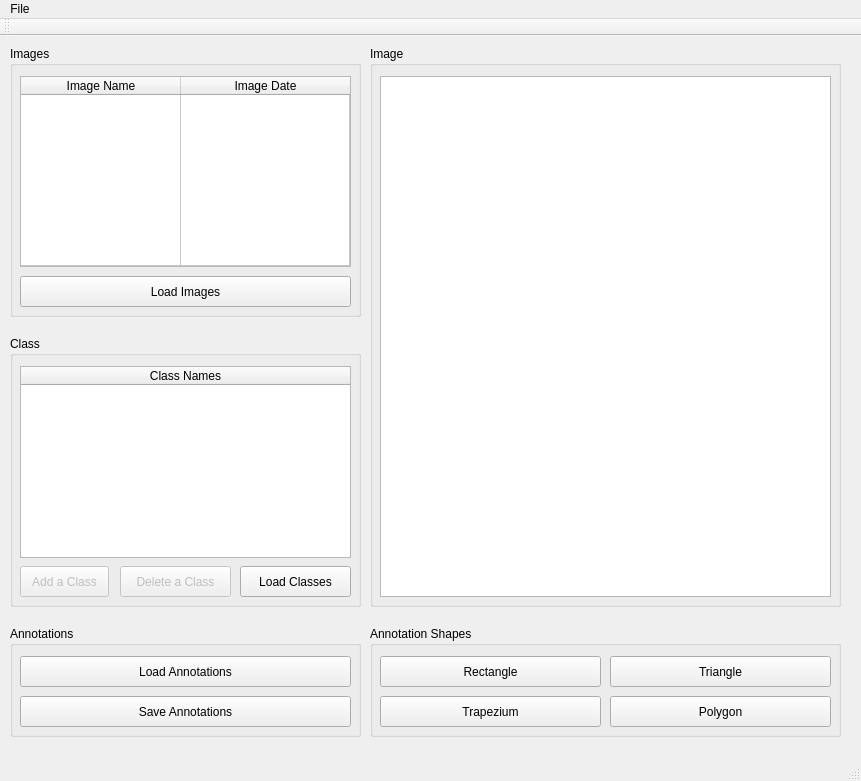
<?xml version="1.0" encoding="UTF-8"?>
<ui version="4.0">
 <class>MainWindow</class>
 <widget class="QMainWindow" name="MainWindow">
  <property name="geometry">
   <rect>
    <x>0</x>
    <y>0</y>
    <width>861</width>
    <height>781</height>
   </rect>
  </property>
  <property name="windowTitle">
   <string>MainWindow</string>
  </property>
  <widget class="QWidget" name="centralWidget">
   <widget class="QGroupBox" name="grpImages">
    <property name="geometry">
     <rect>
      <x>10</x>
      <y>10</y>
      <width>351</width>
      <height>271</height>
     </rect>
    </property>
    <property name="title">
     <string>Images</string>
    </property>
    <widget class="QPushButton" name="btnLoadImages">
     <property name="geometry">
      <rect>
       <x>10</x>
       <y>230</y>
       <width>331</width>
       <height>31</height>
      </rect>
     </property>
     <property name="text">
      <string>Load Images</string>
     </property>
    </widget>
    <widget class="QTableWidget" name="tabImages">
     <property name="geometry">
      <rect>
       <x>10</x>
       <y>30</y>
       <width>331</width>
       <height>191</height>
      </rect>
     </property>
     <property name="horizontalScrollBarPolicy">
      <enum>Qt::ScrollBarAlwaysOff</enum>
     </property>
     <property name="rowCount">
      <number>1</number>
     </property>
     <property name="columnCount">
      <number>2</number>
     </property>
     <attribute name="horizontalHeaderDefaultSectionSize">
      <number>160</number>
     </attribute>
     <attribute name="horizontalHeaderShowSortIndicator" stdset="0">
      <bool>false</bool>
     </attribute>
     <attribute name="horizontalHeaderStretchLastSection">
      <bool>true</bool>
     </attribute>
     <attribute name="verticalHeaderVisible">
      <bool>false</bool>
     </attribute>
     <attribute name="verticalHeaderShowSortIndicator" stdset="0">
      <bool>true</bool>
     </attribute>
     <attribute name="verticalHeaderStretchLastSection">
      <bool>true</bool>
     </attribute>
     <row>
      <property name="text">
       <string>New Row</string>
      </property>
     </row>
     <column>
      <property name="text">
       <string>Image Name</string>
      </property>
     </column>
     <column>
      <property name="text">
       <string>Image Date</string>
      </property>
     </column>
    </widget>
   </widget>
   <widget class="QGroupBox" name="grpImageDisplay">
    <property name="geometry">
     <rect>
      <x>370</x>
      <y>10</y>
      <width>471</width>
      <height>561</height>
     </rect>
    </property>
    <property name="title">
     <string>Image</string>
    </property>
    <widget class="QGraphicsView" name="graphicsView">
     <property name="geometry">
      <rect>
       <x>10</x>
       <y>30</y>
       <width>451</width>
       <height>521</height>
      </rect>
     </property>
    </widget>
   </widget>
   <widget class="QGroupBox" name="grpShapes">
    <property name="geometry">
     <rect>
      <x>370</x>
      <y>590</y>
      <width>471</width>
      <height>111</height>
     </rect>
    </property>
    <property name="title">
     <string>Annotation Shapes</string>
    </property>
    <widget class="QPushButton" name="btnRectangle">
     <property name="geometry">
      <rect>
       <x>10</x>
       <y>30</y>
       <width>221</width>
       <height>31</height>
      </rect>
     </property>
     <property name="text">
      <string>Rectangle</string>
     </property>
    </widget>
    <widget class="QPushButton" name="btnPolygon">
     <property name="geometry">
      <rect>
       <x>240</x>
       <y>70</y>
       <width>221</width>
       <height>31</height>
      </rect>
     </property>
     <property name="text">
      <string>Polygon</string>
     </property>
    </widget>
    <widget class="QPushButton" name="btnTrapezium">
     <property name="geometry">
      <rect>
       <x>10</x>
       <y>70</y>
       <width>221</width>
       <height>31</height>
      </rect>
     </property>
     <property name="text">
      <string>Trapezium</string>
     </property>
    </widget>
    <widget class="QPushButton" name="btnTriangle">
     <property name="geometry">
      <rect>
       <x>240</x>
       <y>30</y>
       <width>221</width>
       <height>31</height>
      </rect>
     </property>
     <property name="text">
      <string>Triangle</string>
     </property>
    </widget>
   </widget>
   <widget class="QGroupBox" name="grpClass">
    <property name="geometry">
     <rect>
      <x>10</x>
      <y>300</y>
      <width>351</width>
      <height>271</height>
     </rect>
    </property>
    <property name="title">
     <string>Class</string>
    </property>
    <widget class="QTableWidget" name="tblClasses">
     <property name="geometry">
      <rect>
       <x>10</x>
       <y>30</y>
       <width>331</width>
       <height>192</height>
      </rect>
     </property>
     <property name="showGrid">
      <bool>false</bool>
     </property>
     <property name="gridStyle">
      <enum>Qt::NoPen</enum>
     </property>
     <property name="cornerButtonEnabled">
      <bool>false</bool>
     </property>
     <attribute name="horizontalHeaderCascadingSectionResizes">
      <bool>true</bool>
     </attribute>
     <attribute name="horizontalHeaderStretchLastSection">
      <bool>true</bool>
     </attribute>
     <attribute name="verticalHeaderVisible">
      <bool>false</bool>
     </attribute>
     <column>
      <property name="text">
       <string>Class Names</string>
      </property>
     </column>
    </widget>
    <widget class="QPushButton" name="btnAddClass">
     <property name="enabled">
      <bool>false</bool>
     </property>
     <property name="geometry">
      <rect>
       <x>10</x>
       <y>230</y>
       <width>89</width>
       <height>31</height>
      </rect>
     </property>
     <property name="text">
      <string>Add a Class</string>
     </property>
    </widget>
    <widget class="QPushButton" name="btnDeleteClass">
     <property name="enabled">
      <bool>false</bool>
     </property>
     <property name="geometry">
      <rect>
       <x>110</x>
       <y>230</y>
       <width>111</width>
       <height>31</height>
      </rect>
     </property>
     <property name="text">
      <string>Delete a Class</string>
     </property>
    </widget>
    <widget class="QPushButton" name="btnLoadClasses">
     <property name="geometry">
      <rect>
       <x>230</x>
       <y>230</y>
       <width>111</width>
       <height>31</height>
      </rect>
     </property>
     <property name="text">
      <string>Load Classes</string>
     </property>
    </widget>
   </widget>
   <widget class="QGroupBox" name="grpAnnotations">
    <property name="geometry">
     <rect>
      <x>10</x>
      <y>590</y>
      <width>351</width>
      <height>111</height>
     </rect>
    </property>
    <property name="title">
     <string>Annotations</string>
    </property>
    <widget class="QPushButton" name="btnLoadAnnotations">
     <property name="geometry">
      <rect>
       <x>10</x>
       <y>30</y>
       <width>331</width>
       <height>31</height>
      </rect>
     </property>
     <property name="text">
      <string>Load Annotations</string>
     </property>
    </widget>
    <widget class="QPushButton" name="btnSaveAnnotations">
     <property name="geometry">
      <rect>
       <x>10</x>
       <y>70</y>
       <width>331</width>
       <height>31</height>
      </rect>
     </property>
     <property name="text">
      <string>Save Annotations</string>
     </property>
    </widget>
   </widget>
  </widget>
  <widget class="QMenuBar" name="menuBar">
   <property name="geometry">
    <rect>
     <x>0</x>
     <y>0</y>
     <width>861</width>
     <height>21</height>
    </rect>
   </property>
   <widget class="QMenu" name="menuFile">
    <property name="title">
     <string>File</string>
    </property>
    <addaction name="actionExit"/>
   </widget>
   <addaction name="menuFile"/>
  </widget>
  <widget class="QToolBar" name="mainToolBar">
   <attribute name="toolBarArea">
    <enum>TopToolBarArea</enum>
   </attribute>
   <attribute name="toolBarBreak">
    <bool>false</bool>
   </attribute>
  </widget>
  <widget class="QStatusBar" name="statusBar"/>
  <action name="actionExit">
   <property name="text">
    <string>Exit</string>
   </property>
  </action>
 </widget>
 <layoutdefault spacing="6" margin="11"/>
 <resources/>
 <connections>
  <connection>
   <sender>actionExit</sender>
   <signal>triggered()</signal>
   <receiver>MainWindow</receiver>
   <slot>close()</slot>
   <hints>
    <hint type="sourcelabel">
     <x>-1</x>
     <y>-1</y>
    </hint>
    <hint type="destinationlabel">
     <x>430</x>
     <y>390</y>
    </hint>
   </hints>
  </connection>
 </connections>
</ui>
